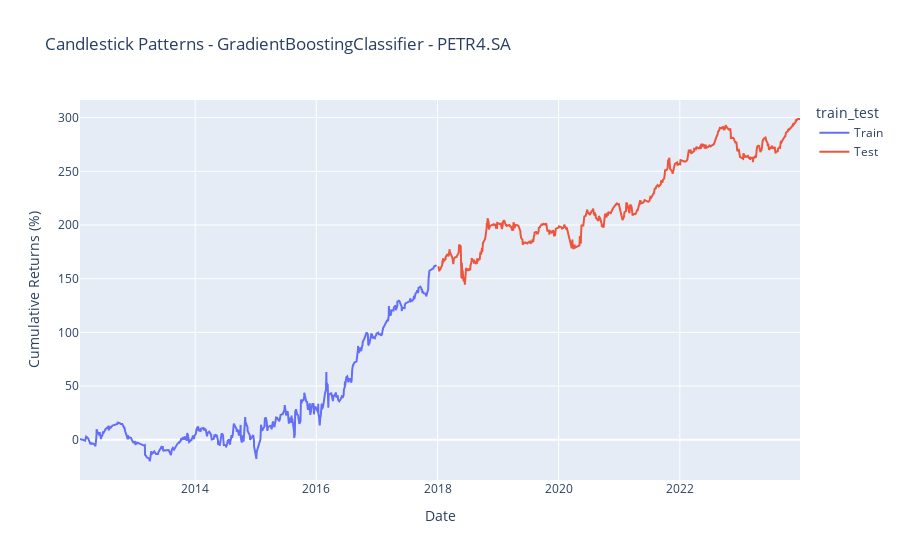

The notebook cell this image was saved under:
### Code cell
# Create a figure
px.line(df_patterns, x="Date", y=df_patterns["Model_Returns"].cumsum()*100, color="train_test",
              labels={"y": "Cumulative Returns (%)"},
              title=f"Candlestick Patterns - {model.__class__.__name__} - {ticker}",
              line_shape="linear", render_mode="svg")

### Figure 1 — Plotly figure (JSON) as saved in the notebook; plotly's stock layout.template omitted (floating-point values rounded to 4 significant figures; data arrays with more than 128 entries replaced by an {"elided": "..."} marker saying what was removed)
{"data": [{"hovertemplate": "train_test=Train<br>Date=%{x}<br>Cumulative Returns (%)=%{y}<extra></extra>", "legendgroup": "Train", "line": {"color": "#636efa", "dash": "solid", "shape": "linear"}, "marker": {"symbol": "circle"}, "mode": "lines", "name": "Train", "orientation": "v", "showlegend": true, "x": {"elided": "584 str values"}, "xaxis": "x", "y": {"elided": "584 float values"}, "yaxis": "y", "type": "scatter"}, {"hovertemplate": "train_test=Test<br>Date=%{x}<br>Cumulative Returns (%)=%{y}<extra></extra>", "legendgroup": "Test", "line": {"color": "#EF553B", "dash": "solid", "shape": "linear"}, "marker": {"symbol": "circle"}, "mode": "lines", "name": "Test", "orientation": "v", "showlegend": true, "x": {"elided": "567 str values"}, "xaxis": "x", "y": {"elided": "567 float values"}, "yaxis": "y", "type": "scatter"}], "layout": {"xaxis": {"anchor": "y", "domain": [0.0, 1.0], "title": {"text": "Date"}}, "yaxis": {"anchor": "x", "domain": [0.0, 1.0], "title": {"text": "Cumulative Returns (%)"}}, "legend": {"title": {"text": "train_test"}, "tracegroupgap": 0}, "title": {"text": "Candlestick Patterns - GradientBoostingClassifier - PETR4.SA"}}}
